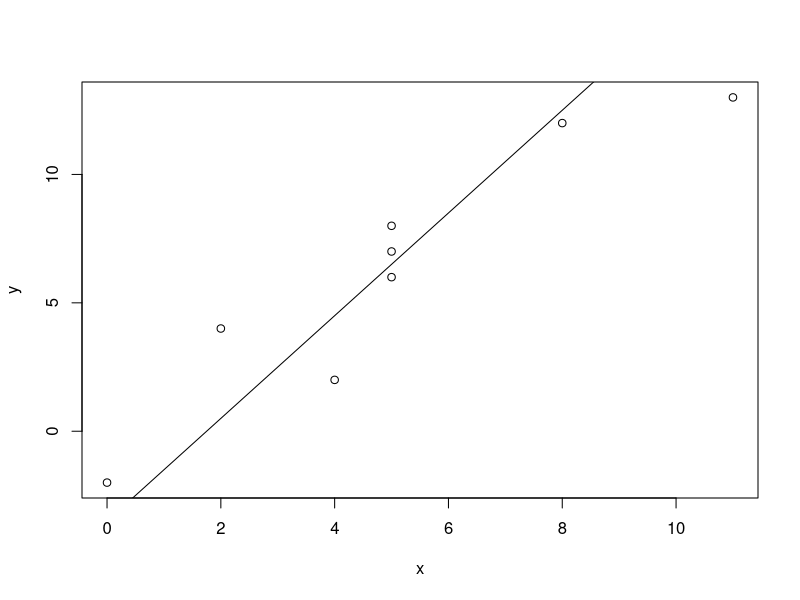
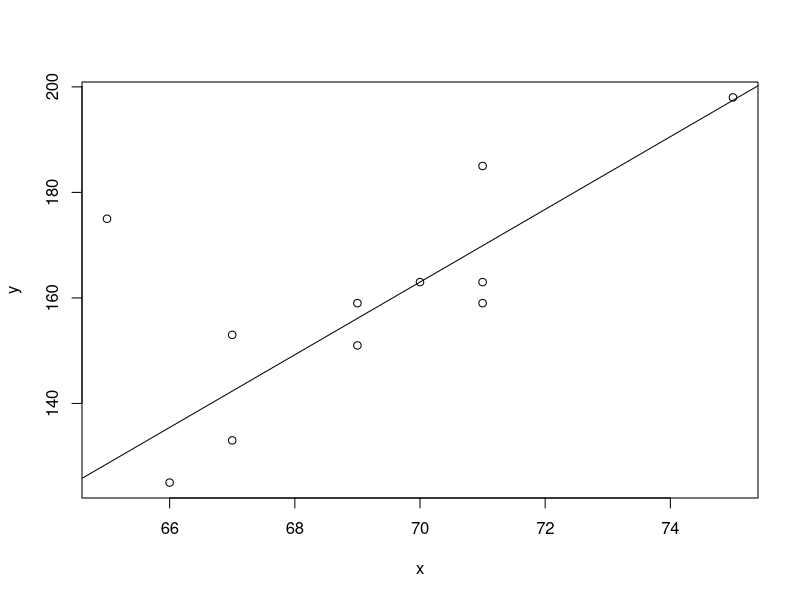

These charts were generated, in order, by the following R code:
x = c(5, 2, 4, 5, 11, 0, 8, 5)
y = c(6, 4, 2, 7, 13, -2, 12, 8)

line(x, y)

#**ALT=Scatter plot of above data with the best fit line going through it.**#
# Graph the scatter plot
plot(x, y)

# Plot the line
abline(a = -3.5, b = 2.0)

x = c(65, 67, 71, 71, 66, 75, 67, 70, 71, 69, 69)
y = c(175, 133, 185, 163, 125, 198, 153, 163, 159, 151, 159)

line(x, y)

#**ALT=Graph of a scatter plot of the data in example 3.1 together with the best fit line.**#
# Graph of the scatter plot
plot(x, y)

# Plot of the best fit line
abline(a = -319.222, b = 6.889)
